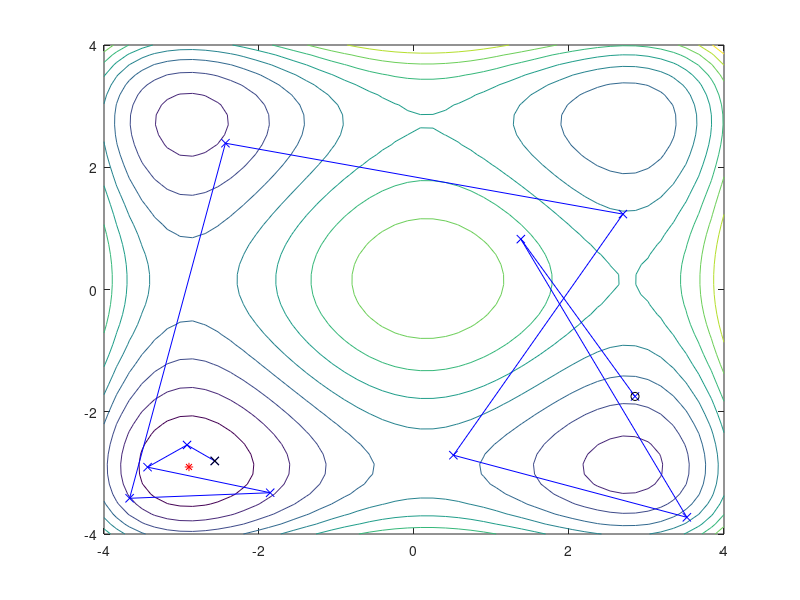

Write the MATLAB code that produced this figure.
% vak keresés
% tortenet beepitese:
% csak a legutolso eddigi nehany legjobbat figyeljuk -> W
% szabaly az elfogadasra:
% az uj ertek az W atlagatol 
% legalabb az W szorasanak valahanyszorosaval kisebb

clear;
clf;
close all;

% a célfüggvény
f = @(x,y) (x.^4-16*x.^2+5*x)/2 + (y.^4-16*y.^2+5*y)/2; 
F = @(v) f(v(1),v(2));

% a domain: 
a1 = -4;
b1 = 4;
a2 = -4;
b2 = 4;


% U: egyenletes az Omega halmazon (ami egy téglalap)
U = @() [a1 + (b1-a1)*rand(); a2 + (b2-a2)*rand()];

% maxit:
maxit = 500;

% az összes pont:
t = zeros(2,maxit+1);
% ertekek
Ft = zeros(maxit+1,1);


% nW meretu suffix-et figyelunk a generalt sorozatban
nW=5;

% init, random kezdőpontok (nem nezunk nagysagrendet)
for it=1:nW
  t1=U();
  t(:,it)=t1;
  Ft(it)=F(t1);
end
% nW-pont van meg
k=nW;

it=nW+1;
while true
  if it>maxit, break; end
  u = U();
  Fu = F(u);
  if Fu < Ft(k) || Fu < mean(Ft(k-nW+1:k))-2*std(Ft(k-nW+1:k))
    k=k+1;
    t(:,k) = u;
    Ft(k) = Fu;
  end
  it=it+1;
end


[rloc,rval]=fminunc(F,[-3;-3]);
fprintf("rloc=(%.2f,%.2f) rval=%.2f\n",rloc(1),rloc(2),rval);
loc=t(:,k);
val=Ft(k);
fprintf("loc=(%.2f,%.2f) val=%.2f\n",loc(1),loc(2),val);
fprintf("maxit=%d k=%d\n",maxit,k);



% ad-hoc rajzolgatas
dd = linspace(a1,b1,50);
[X,Y]=meshgrid(dd,dd);
Z=f(X,Y);
contour(X,Y,Z);
hold on;
plot(rloc(1),rloc(2),'r*');


plot(t(1,1:k),t(2,1:k),'bx-');
plot(t(1,1),t(2,1),'ko');
plot(loc(1),loc(2),'kx');
